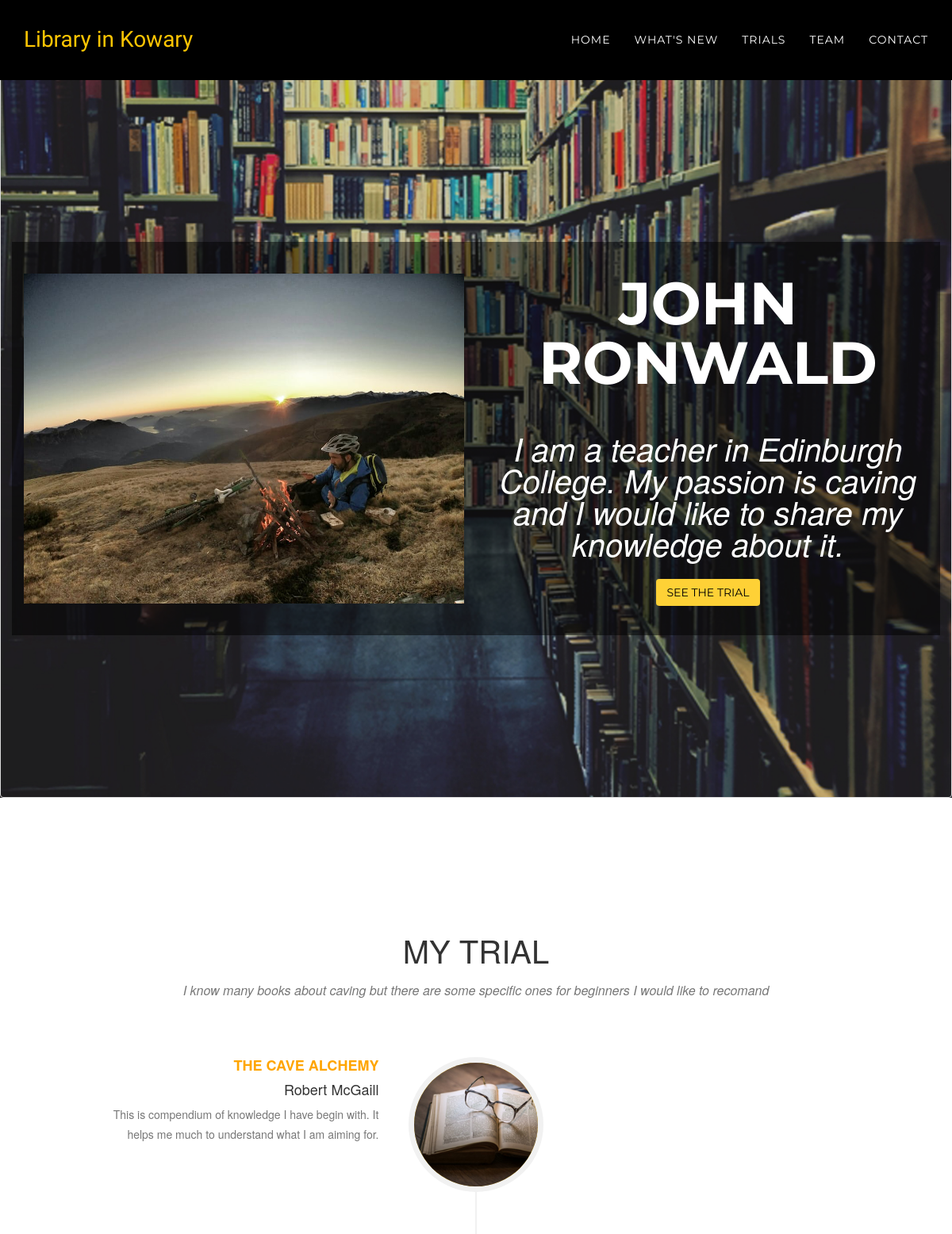
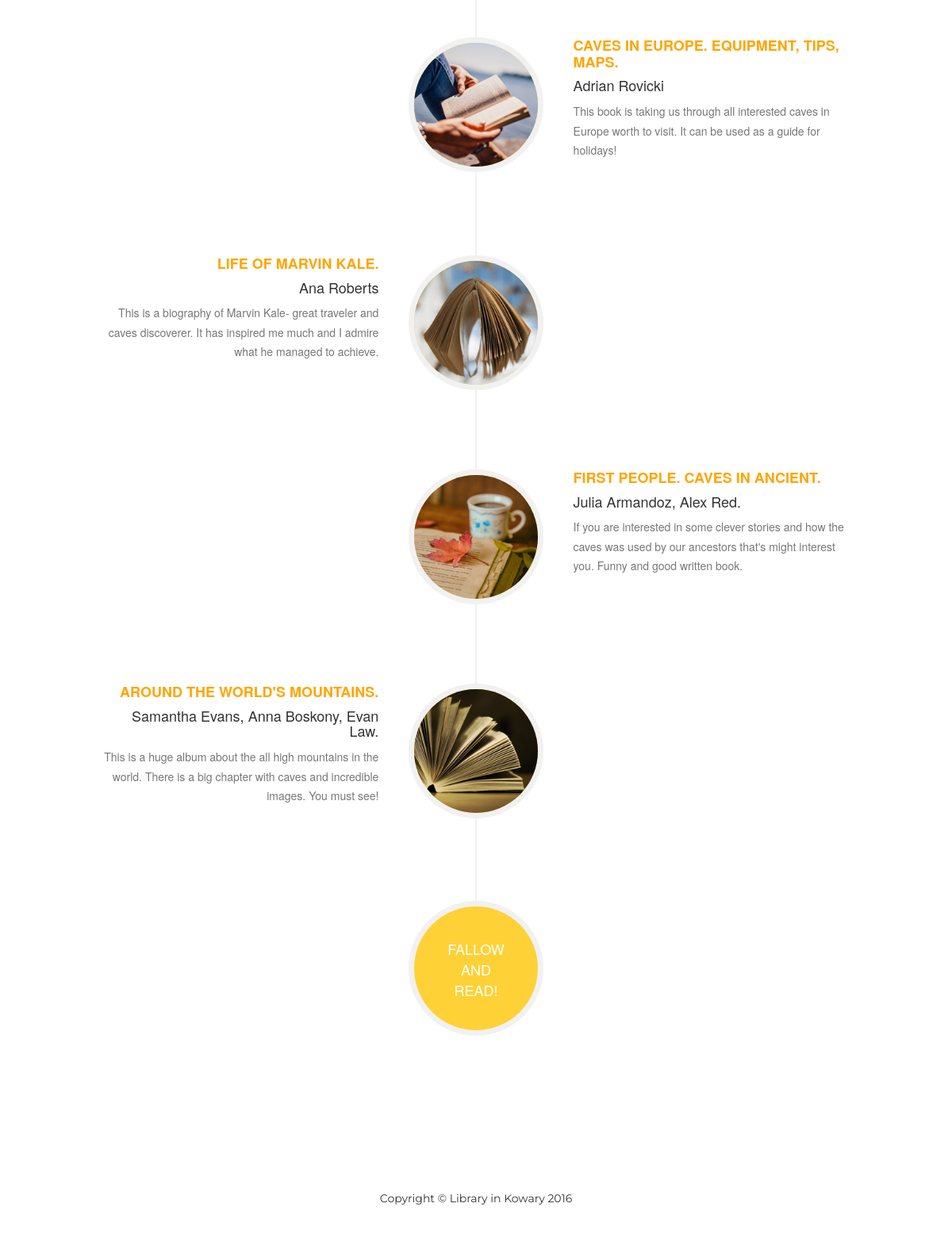
Page /view/17 on the committed database (2 pictures, top to bottom).
### tables this page shows
CREATE TABLE books
                  (id INTEGER PRIMARY KEY, p_name text, p_surname text, p_desc text, p_img text, path_status text, path_desc text, b1_title text, b1_author text, b1_img text, b1_desc text, b2_title text, b2_author text, b2_img text, b2_desc text, b3_title text, b3_author text, b3_img text, b3_desc text, b4_title text, b4_author text, b4_img text, b4_desc text, b5_title text, b5_author text, b5_img text, b5_desc text, ip text);

### insert2.py (the view)
@app.route('/view/<int:id>',methods=['GET','POST'])
def view(id):
    sql2 = ('SELECT * FROM books WHERE id = ?')
    connection = sqlite3.connect("books.db")
    connection.row_factory = sqlite3.Row
    chosen_path = connection.cursor().execute(sql2,[id]).fetchall()
    return render_template("view.html", chosen_path=chosen_path)
    connection.close()

### templates/view.html (shortened to what this page needs)
<!DOCTYPE html>
<html lang="en">
<head>
	<link rel="stylesheet" type="text/css" href="{{ url_for('static', filename='vendor/bootstrap/css/bootstrap.min.css')}}">
	<link rel="stylesheet" type="text/css" href="{{ url_for('static', filename='vendor/font-awesome/css/font-awesome.min.css')}}">
	<link rel="stylesheet" type="text/css" href="{{ url_for('static', filename='css/main.css')}}">
</head>
<body id="page-top" class="index">
    <nav id="mainNav" class="navbar navbar-custom navbar-fixed-top" style="background-color: black;">
        <div class="container">
            <div class="navbar-header page-scroll">
                <a class="navbar-brand page-scroll" href="#page-top" style="color:#fec503;">Library in Kowary</a>
            </div>
            <div class="collapse navbar-collapse" id="bs-example-navbar-collapse-1">
                <ul class="nav navbar-nav navbar-right">
					   <li>
                        <a class="page-scroll" href="/">Home</a>
                    </li>
                    <li>
                        <a class="page-scroll" href="/#new">What's new</a>
                    </li>
                    <li>
                        <a class="page-scroll" href="/#paths">Trials</a>
                    </li>
                    <li>
                        <a class="page-scroll" href="/#team">Team</a>
                    </li>
                    <li>
                        <a class="page-scroll" href="/#contact">Contact</a>
                    </li>
                </ul>
            </div>
        </div>
    </nav>
{% for row in chosen_path %}
 <header>
	<div class="thumbnail" style="background-color:rgba(0,0,0, 0.1);">
        <div class="container">
		    <div class="intro-text">
		<div class="row" class="thumbnail" style="background-color:rgba(0,0,0, 0.5); border-color:transparent";>
		<div class="col-md-6">
		 <br> <br>
		<img src="http://localhost:5000/static/uploads/{{ row['p_img'] }}" class="img-responsive">
		<br> <br>
		</div>
		<div class="col-md-6">
		<br> <br>
		    <div class="intro-heading">{{ row['p_name'] }}<br>{{ row['p_surname'] }}</div>
			 <div class="intro-lead-in" >{{ row['p_desc'] }}</div>
		 <a href="#path" class="page-scroll btn btn-xl" style="color:black">See the trial</a>
		 <br> <br>
		 </div>
		</div>
		</div>
            </div>
        </div>
    </header>
    <section id="path">
        <div class="container">
            <div class="row">
                <div class="col-lg-12 text-center">
                    <h2 class="section-heading">My trial</h2>
                    <h3 class="section-subheading text-muted">{{ row["path_desc"] }}</h3>
                </div>
            </div>
            <div class="row">
                <div class="col-lg-12">
                    <ul class="timeline">
                        <li>
                            <div class="timeline-image">
                                <img class="img-circle img-responsive" src="http://localhost:5000/static/img/view/1.jpg" alt="">
                            </div>
                            <div class="timeline-panel">
                                <div class="timeline-heading">
                                    <h4 style="color:orange"><b>{{ row["b1_title"] }}</b></h4>
                                    <h4 class="subheading">{{ row["b1_author"] }}</h4>
                                </div>
                                <div class="timeline-body">
                                    <p class="text-muted">{{ row["b1_desc"] }}</p>
                                </div>
                            </div>
                        </li>
                        <li class="timeline-inverted">
                            <div class="timeline-image">
                                <img class="img-circle img-responsive" src="http://localhost:5000/static/img/view/4.jpg" alt="">
                            </div>
                            <div class="timeline-panel">
                                <div class="timeline-heading">
                                    <h4 style="color:orange"><b>{{ row["b2_title"] }}</b></h4>
                                    <h4 class="subheading">{{ row["b2_author"] }}</h4>
                                </div>
                                <div class="timeline-body">
                                    <p class="text-muted">{{ row["b2_desc"] }}</p>
                                </div>
                            </div>
                        </li>
                        <li>
                            <div class="timeline-image">
                                <img class="img-circle img-responsive" src="http://localhost:5000/static/img/view/2.jpg" alt="">
                            </div>
                            <div class="timeline-panel">
                                <div class="timeline-heading">
                                    <h4 style="color:orange"><b>{{ row["b3_title"] }}</b></h4>
                                    <h4 class="subheading">{{ row["b3_author"] }}</h4>
                                </div>
                                <div class="timeline-body">
                                    <p class="text-muted">{{ row["b3_desc"] }}</p>
                                </div>
                            </div>
                        </li>
                        <li class="timeline-inverted">
                            <div class="timeline-image">
                                <img class="img-circle img-responsive" src="http://localhost:5000/static/img/view/5.jpg" alt="">
                            </div>
                            <div class="timeline-panel">
                                <div class="timeline-heading">
                                    <h4 style="color:orange"><b>{{ row["b4_title"] }}</b></h4>
                                    <h4 class="subheading">{{ row["b4_author"] }}</h4>
                                </div>
                                <div class="timeline-body">
                                    <p class="text-muted">{{ row["b4_desc"] }}</p>
                                </div>
                            </div>
                        </li>
						         <li>
                            <div class="timeline-image">
                                <img class="img-circle img-responsive" src="http://localhost:5000/static/img/view/3.jpg" alt="">
                            </div>
                            <div class="timeline-panel">
                                <div class="timeline-heading">
                                    <h4 style="color:orange"><b>{{ row["b5_title"] }}</b></h4>
                                    <h4 class="subheading">{{ row["b5_author"] }}</h4>
                                </div>
                                <div class="timeline-body">
                                    <p class="text-muted">{{ row["b5_desc"] }}</p>
                                </div>
                            </div>
                        </li>
                        <li class="timeline-inverted">
                            <div class="timeline-image">
                                <h4>Fallow
                                    <br>and
                                    <br>read!</h4>{%  endfor %}
           </div>
                        </li>
                    </ul>
                </div>
            </div>
        </div>
    </section>
<footer>
        <div class="container">
            <div class="row">
                <div class="col-md-4">
                </div>
                <div class="col-md-4">
                     <span class="copyright">Copyright &copy; Library in Kowary 2016</span>
                </div>
                <div class="col-md-4">
                </div>
            </div>
        </div>
    </footer>
	<link rel="stylesheet" type="text/css" href="{{ url_for('static', filename='vendor/bootstrap/css/bootstrap.min.css')}}">
</body>
</html>

### rows in the picture
books: p_img (picture), p_name "JOHN", p_surname "RONWALD", p_desc "I am a teacher in Edinburgh College. My passion is caving and I would like to share my knowledge about it.", path_desc "I know many books about caving but there are some specific ones for beginners I would like to recomand", b1_title "THE CAVE ALCHEMY", b1_author "Robert McGaill", b1_desc "This is compendium of knowledge I have begin with. It helps me much to understand what I am aiming for.", b2_title "CAVES IN EUROPE. EQUIPMENT, TIPS, MAPS.", b2_author "Adrian Rovicki", b2_desc "This book is taking us through all interested caves in Europe worth to visit. It can be used as a guide for holidays!", b3_title "LIFE OF MARVIN KALE.", b3_author "Ana Roberts", b3_desc "This is a biography of Marvin Kale- great traveler and caves discoverer. It has inspired me much and I admire what he managed to achieve.", b4_title "FIRST PEOPLE. CAVES IN ANCIENT.", b4_author "Julia Armandoz, Alex Red.", b4_desc "If you are interested in some clever stories and how the caves was used by our ancestors that's might interest you. Funny and good written book.", b5_title "AROUND THE WORLD'S MOUNTAINS.", b5_author "Samantha Evans, Anna Boskony, Evan Law.", b5_desc "This is a huge album about the all high mountains in the world. There is a big chapter with caves and incredible images. You must see!"
